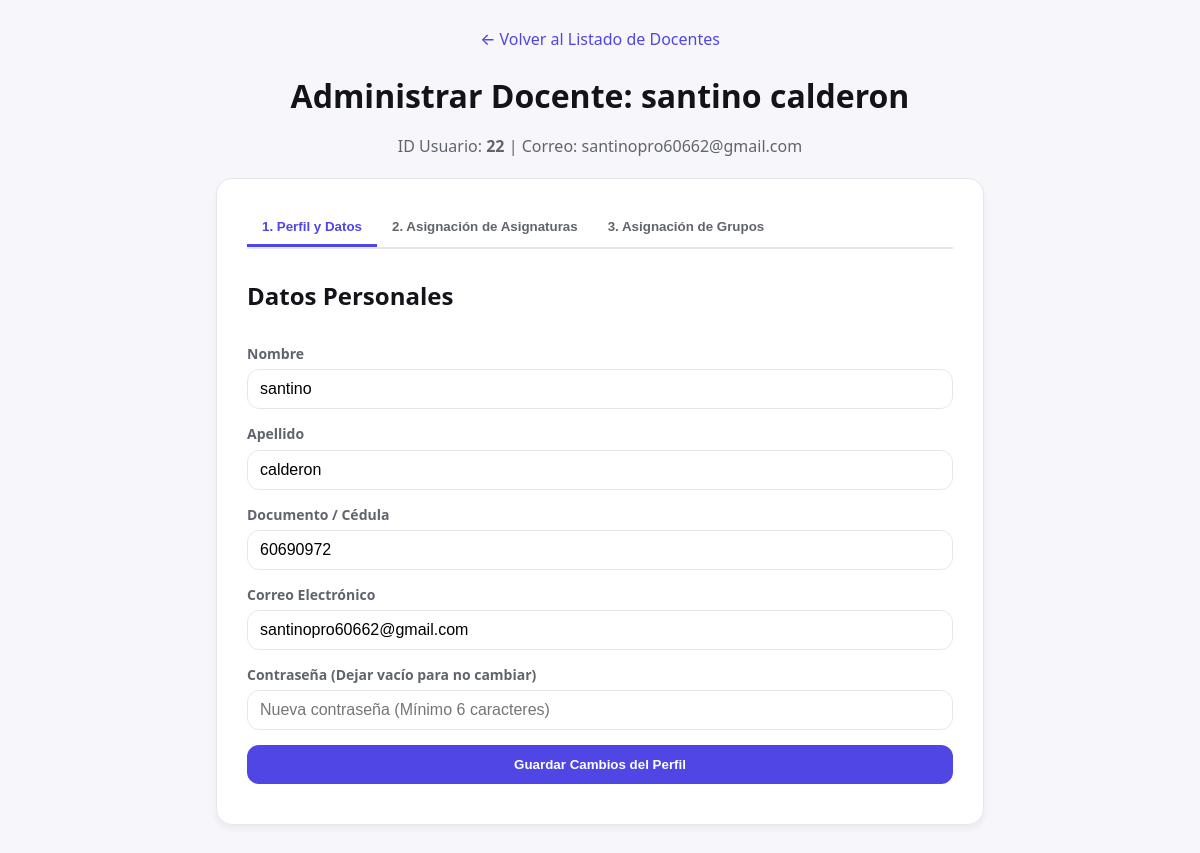
The page /panel/Crear-Usuarios/editar-docente.php?id=22 on the database its author committed.
### tables this page shows
CREATE TABLE `usuario` (
  `ID_Usuario` int(11) NOT NULL,
  `Nombre` varchar(255) NOT NULL,
  `Documento` int(15) NOT NULL,
  `Apellido` varchar(255) NOT NULL,
  `Correo` varchar(255) NOT NULL,
  `Contrasena` varchar(255) NOT NULL,
  `ID_Rol` int(11) NOT NULL
);

### panel/Crear-Usuarios/editar-docente.php (the view, shortened to what this page needs)
<?php
$docente_id = intval($_GET['id'] ?? 0);
$docente = null;
$message_type = '';
$current_tab = $_GET['tab'] ?? 'perfil';
include "../../conexion.php";
if ($docente_id > 0) {
    $sql = "SELECT ID_Usuario, Nombre, Apellido, Correo, Documento FROM usuario WHERE ID_Usuario = ? AND ID_Rol = 2";
    if ($stmt = $conn->prepare($sql)) {
        $stmt->bind_param("i", $docente_id);
        $stmt->execute();
        $result = $stmt->get_result();
        if ($result->num_rows === 1) {
            $docente = $result->fetch_assoc();
        } else {
            $message_type = 'error';
            $message_text = "❌ Docente no encontrado o ID de rol incorrecto.";
        }
    }
} else {
    $message_type = 'error';
    $message_text = "❌ ID de Docente no válido.";
}
$password_value = ($_SERVER['REQUEST_METHOD'] === 'POST' && $message_type === 'error' && $current_tab === 'perfil') ? $_POST['password'] ?? '' : '';
?>
<!DOCTYPE html>
<html lang="es">
<head>
</head>
<body>
    <div class="container">
        <a href="docentescreado.php" class="back-link">← Volver al Listado de Docentes</a>
        <h1>Administrar Docente: <?php echo htmlspecialchars($docente['Nombre'] ?? ''); ?> <?php echo htmlspecialchars($docente['Apellido'] ?? ''); ?></h1>
        <p style="text-align: center; color: var(--muted); margin-bottom: 15px;">ID Usuario: <strong><?php echo htmlspecialchars($docente_id); ?></strong> | Correo: <?php echo htmlspecialchars($docente['Correo'] ?? 'N/A'); ?></p>
        <?php if ($docente): ?>
            <div class="card">
                <div class="tabs">
                    <button class="tab-button <?php echo $current_tab == 'perfil' ? 'active' : ''; ?>" onclick="window.location.href='editar-docente.php?id=<?php echo $docente_id; ?>&tab=perfil'">
                        1. Perfil y Datos
                    </button>
                    <button class="tab-button <?php echo $current_tab == 'asignaturas' ? 'active' : ''; ?>" onclick="window.location.href='editar-docente.php?id=<?php echo $docente_id; ?>&tab=asignaturas'">
                        2. Asignación de Asignaturas
                    </button>
                    <button class="tab-button <?php echo $current_tab == 'grupos' ? 'active' : ''; ?>" onclick="window.location.href='editar-docente.php?id=<?php echo $docente_id; ?>&tab=grupos'">
                        3. Asignación de Grupos
                    </button>
                </div>
                <div class="tab-content">
                    <?php if ($current_tab == 'perfil'): ?>
                        <h2>Datos Personales</h2>
                        <form method="POST" action="">
                            <div class="form-group">
                                <label for="nombre">Nombre</label>
                                <input type="text" name="nombre" id="nombre" required placeholder="Nombre"
                                       value="<?php echo htmlspecialchars($_POST['nombre'] ?? $docente['Nombre'] ?? ''); ?>">
                            </div>
                            <div class="form-group">
                                <label for="apellido">Apellido</label>
                                <input type="text" name="apellido" id="apellido" required placeholder="Apellido"
                                       value="<?php echo htmlspecialchars($_POST['apellido'] ?? $docente['Apellido'] ?? ''); ?>">
                            </div>
                            <div class="form-group">
                                <label for="documento">Documento / Cédula</label>
                                <input type="text" name="documento" id="documento" required placeholder="Cédula o ID"
                                       value="<?php echo htmlspecialchars($_POST['documento'] ?? $docente['Documento'] ?? ''); ?>">
                            </div>
                            <div class="form-group">
                                <label for="email">Correo Electrónico</label>
                                <input type="email" name="email" id="email" required placeholder="ejemplo@its-p.edu"
                                       value="<?php echo htmlspecialchars($_POST['email'] ?? $docente['Correo'] ?? ''); ?>">
                            </div>
                            <div class="form-group">
                                <label for="password">Contraseña (Dejar vacío para no cambiar)</label>
                                <input type="password" name="password" id="password" minlength="6" placeholder="Nueva contraseña (Mínimo 6 caracteres)"
                                       value="<?php echo htmlspecialchars($password_value); ?>">
                            </div>
                            <button type="submit" class="btn">Guardar Cambios del Perfil</button>
                        </form>
                    <?php endif; ?>
                </div>
            </div>
        <?php endif; ?>
    </div>
</body>
</html>

### panel/Crear-Usuarios/editar-docente.php (style rules this page uses)
:root { --bg:#f7f7fb; --card:#fff; --text:#12141a; --muted:#60646c;--brand:#4f46e5; --brand-2:#4338ca; --line:#e5e7eb; --radius:16px; }
* { box-sizing:border-box }
body { margin:0;background:var(--bg);color:var(--text);font:16px/1.45 system-ui,-apple-system,Segoe UI,Roboto }
.container { max-width:800px;margin:0 auto;padding:28px 16px }
.card { background:var(--card);border:1px solid var(--line);border-radius:var(--radius);box-shadow:0 4px 6px rgba(0,0,0,.05);padding:30px; margin-top: 20px; }
h1 { color:var(--text);margin-bottom:10px;text-align:center; }
h2 { color:var(--text); margin-top: 0; padding-bottom: 10px; margin-bottom: 20px; font-size: 1.5rem; }
.back-link { display:block;margin-bottom:20px;text-align:center;color:var(--brand);text-decoration:none;font-weight:500; }
.tabs { display: flex; border-bottom: 2px solid var(--line); margin-bottom: 20px; }
.tab-button { padding: 10px 15px; cursor: pointer; border: none; background: none; font-weight: 600; color: var(--muted); border-bottom: 3px solid transparent; transition: color 0.3s, border-color 0.3s; }
.tab-button.active { color: var(--brand); border-bottom: 3px solid var(--brand); }
.tab-content { padding: 10px 0; }
.form-group { margin-bottom:15px; }
label { display:block;margin-bottom:5px;font-weight:600;font-size:14px;color:var(--muted); }
input[type="text"], input[type="email"], input[type="password"] { width:100%;padding:10px 12px;border:1px solid var(--line);border-radius:12px; font-size:16px;transition:border-color .3s; }
.btn { border:0;border-radius:12px;background:var(--brand);color:#fff;padding:12px 18px;font-weight:600;cursor:pointer;width:100%;transition:background .3s; }

### rows shown on the page
usuario: Nombre "santino", Apellido "calderon", Correo "santinopro60662@gmail.com", nombre "santino", apellido "calderon", documento "60690972", email "santinopro60662@gmail.com"

### other values the page prints
$docente_id "22"
